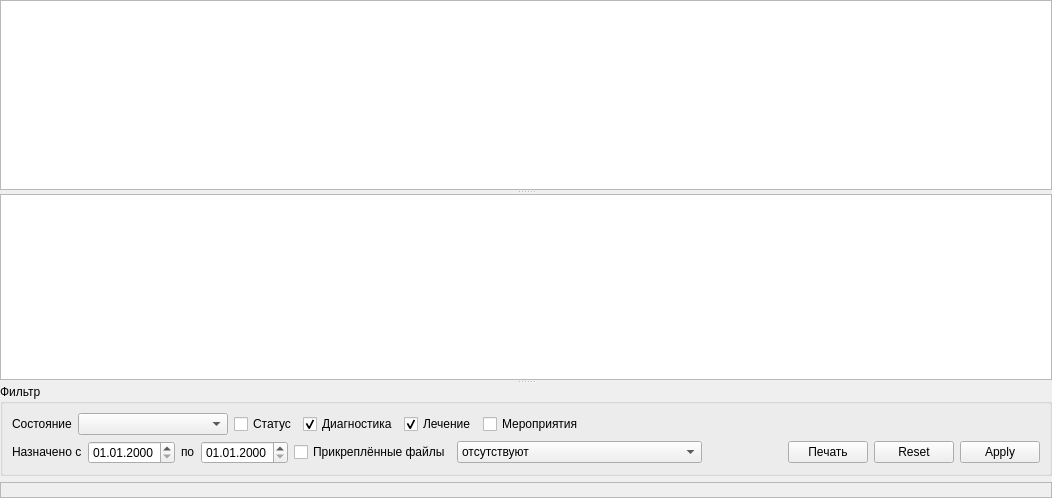
                  <widget class="QWidget" name="tabActionList">
                   <attribute name="title">
                    <string>Список</string>
                   </attribute>
                   <layout class="QGridLayout" name="gridLayout_21">
                    <property name="margin">
                     <number>0</number>
                    </property>
                    <property name="spacing">
                     <number>0</number>
                    </property>
                    <item row="0" column="0">
                     <widget class="QSplitter" name="splitter_7">
                      <property name="orientation">
                       <enum>Qt::Vertical</enum>
                      </property>
                      <widget class="CHBTableView" name="tblPresence">
                       <property name="editTriggers">
                        <set>QAbstractItemView::AnyKeyPressed|QAbstractItemView::DoubleClicked|QAbstractItemView::EditKeyPressed|QAbstractItemView::SelectedClicked</set>
                       </property>
                       <property name="selectionBehavior">
                        <enum>QAbstractItemView::SelectRows</enum>
                       </property>
                      </widget>
                      <widget class="QWidget" name="widget" native="true">
                       <layout class="QGridLayout" name="gridLayout_16">
                        <item row="0" column="0">
                         <widget class="QSplitter" name="splitter_10">
                          <property name="orientation">
                           <enum>Qt::Vertical</enum>
                          </property>
                          <widget class="CHBTableView" name="tblActionList"/>
                          <widget class="QGroupBox" name="grbActionFilterList">
                           <property name="title">
                            <string>Фильтр</string>
                           </property>
                           <layout class="QGridLayout" name="gridLayout_8">
                            <item row="0" column="5">
                             <widget class="QCheckBox" name="chkListCure">
                              <property name="text">
                               <string>Лечение</string>
                              </property>
                              <property name="checked">
                               <bool>true</bool>
                              </property>
                             </widget>
                            </item>
                            <item row="0" column="0">
                             <widget class="QLabel" name="lblFilterActionList">
                              <property name="text">
                               <string>Состояние</string>
                              </property>
                             </widget>
                            </item>
                            <item row="0" column="6">
                             <widget class="QCheckBox" name="chkListMisc">
                              <property name="text">
                               <string>Мероприятия</string>
                              </property>
                             </widget>
                            </item>
                            <item row="0" column="1">
                             <widget class="CActionStatusComboBox" name="cmbFilterActionList">
                              <property name="enabled">
                               <bool>true</bool>
                              </property>
                              <property name="sizePolicy">
                               <sizepolicy hsizetype="Preferred" vsizetype="Fixed">
                                <horstretch>0</horstretch>
                                <verstretch>0</verstretch>
                               </sizepolicy>
                              </property>
                              <property name="minimumSize">
                               <size>
                                <width>150</width>
                                <height>0</height>
                               </size>
                              </property>
                              <property name="maximumSize">
                               <size>
                                <width>16777215</width>
                                <height>16777215</height>
                               </size>
                              </property>
                             </widget>
                            </item>
                            <item row="0" column="2">
                             <widget class="QCheckBox" name="chkListStatus">
                              <property name="text">
                               <string>Статус</string>
                              </property>
                             </widget>
                            </item>
                            <item row="0" column="3" colspan="2">
                             <widget class="QCheckBox" name="chkListDiagnostic">
                              <property name="text">
                               <string>Диагностика</string>
                              </property>
                              <property name="checked">
                               <bool>true</bool>
                              </property>
                             </widget>
                            </item>
                            <item row="0" column="7">
                             <spacer name="horizontalSpacer_3">
                              <property name="orientation">
                               <enum>Qt::Horizontal</enum>
                              </property>
                              <property name="sizeHint" stdset="0">
                               <size>
                                <width>40</width>
                                <height>20</height>
                               </size>
                              </property>
                             </spacer>
                            </item>
                            <item row="2" column="0" colspan="8">
                             <layout class="QHBoxLayout" name="horizontalLayout">
                              <item>
                               <layout class="QHBoxLayout" name="horizontalLayout_3">
                                <item>
                                 <widget class="QLabel" name="lblDirectionDate">
                                  <property name="sizePolicy">
                                   <sizepolicy hsizetype="Minimum" vsizetype="Fixed">
                                    <horstretch>0</horstretch>
                                    <verstretch>0</verstretch>
                                   </sizepolicy>
                                  </property>
                                  <property name="text">
                                   <string>Назначено с</string>
                                  </property>
                                 </widget>
                                </item>
                                <item>
                                 <widget class="CDateEdit" name="edtBegDirectionDate">
                                  <property name="sizePolicy">
                                   <sizepolicy hsizetype="Minimum" vsizetype="Fixed">
                                    <horstretch>0</horstretch>
                                    <verstretch>0</verstretch>
                                   </sizepolicy>
                                  </property>
                                  <property name="displayFormat">
                                   <string>dd.MM.yyyy</string>
                                  </property>
                                 </widget>
                                </item>
                                <item>
                                 <widget class="QLabel" name="lblDirectionDateTo">
                                  <property name="sizePolicy">
                                   <sizepolicy hsizetype="Fixed" vsizetype="Fixed">
                                    <horstretch>0</horstretch>
                                    <verstretch>0</verstretch>
                                   </sizepolicy>
                                  </property>
                                  <property name="text">
                                   <string>по</string>
                                  </property>
                                 </widget>
                                </item>
                                <item>
                                 <widget class="CDateEdit" name="edtEndDirectionDate">
                                  <property name="sizePolicy">
                                   <sizepolicy hsizetype="Minimum" vsizetype="Fixed">
                                    <horstretch>0</horstretch>
                                    <verstretch>0</verstretch>
                                   </sizepolicy>
                                  </property>
                                  <property name="displayFormat">
                                   <string>dd.MM.yyyy</string>
                                  </property>
                                 </widget>
                                </item>
                               </layout>
                              </item>
                              <item>
                               <widget class="QCheckBox" name="chkFileAttachActionList">
                                <property name="text">
                                 <string>Прикреплённые файлы</string>
                                </property>
                               </widget>
                              </item>
                              <item>
                               <widget class="QComboBox" name="cmbFileAttachActionList">
                                <item>
                                 <property name="text">
                                  <string>отсутствуют</string>
                                 </property>
                                </item>
                                <item>
                                 <property name="text">
                                  <string>неподписанные файлы</string>
                                 </property>
                                </item>
                                <item>
                                 <property name="text">
                                  <string>ожидает подписания за организацию</string>
                                 </property>
                                </item>
                                <item>
                                 <property name="text">
                                  <string>подписаны организацией</string>
                                 </property>
                                </item>
                               </widget>
                              </item>
                              <item>
                               <spacer name="horizontalSpacer_14">
                                <property name="orientation">
                                 <enum>Qt::Horizontal</enum>
                                </property>
                                <property name="sizeHint" stdset="0">
                                 <size>
                                  <width>40</width>
                                  <height>20</height>
                                 </size>
                                </property>
                               </spacer>
                              </item>
                              <item>
                               <spacer name="horizontalSpacer_9">
                                <property name="orientation">
                                 <enum>Qt::Horizontal</enum>
                                </property>
                                <property name="sizeHint" stdset="0">
                                 <size>
                                  <width>40</width>
                                  <height>20</height>
                                 </size>
                                </property>
                               </spacer>
                              </item>
                              <item>
                               <widget class="QPushButton" name="btnPrintActionList">
                                <property name="text">
                                 <string>Печать</string>
                                </property>
                               </widget>
                              </item>
                              <item>
                               <widget class="QDialogButtonBox" name="buttonBoxActionList">
                                <property name="sizePolicy">
                                 <sizepolicy hsizetype="Fixed" vsizetype="Fixed">
                                  <horstretch>0</horstretch>
                                  <verstretch>0</verstretch>
                                 </sizepolicy>
                                </property>
                                <property name="standardButtons">
                                 <set>QDialogButtonBox::Apply|QDialogButtonBox::Reset</set>
                                </property>
                               </widget>
                              </item>
                             </layout>
                            </item>
                           </layout>
                          </widget>
                         </widget>
                        </item>
                        <item row="1" column="0">
                         <widget class="QLabel" name="lblActionTypeName">
                          <property name="frameShape">
                           <enum>QFrame::StyledPanel</enum>
                          </property>
                          <property name="text">
                           <string/>
                          </property>
                          <property name="alignment">
                           <set>Qt::AlignCenter</set>
                          </property>
                          <property name="wordWrap">
                           <bool>true</bool>
                          </property>
                         </widget>
                        </item>
                       </layout>
                      </widget>
                     </widget>
                    </item>
                   </layout>
                  </widget>
